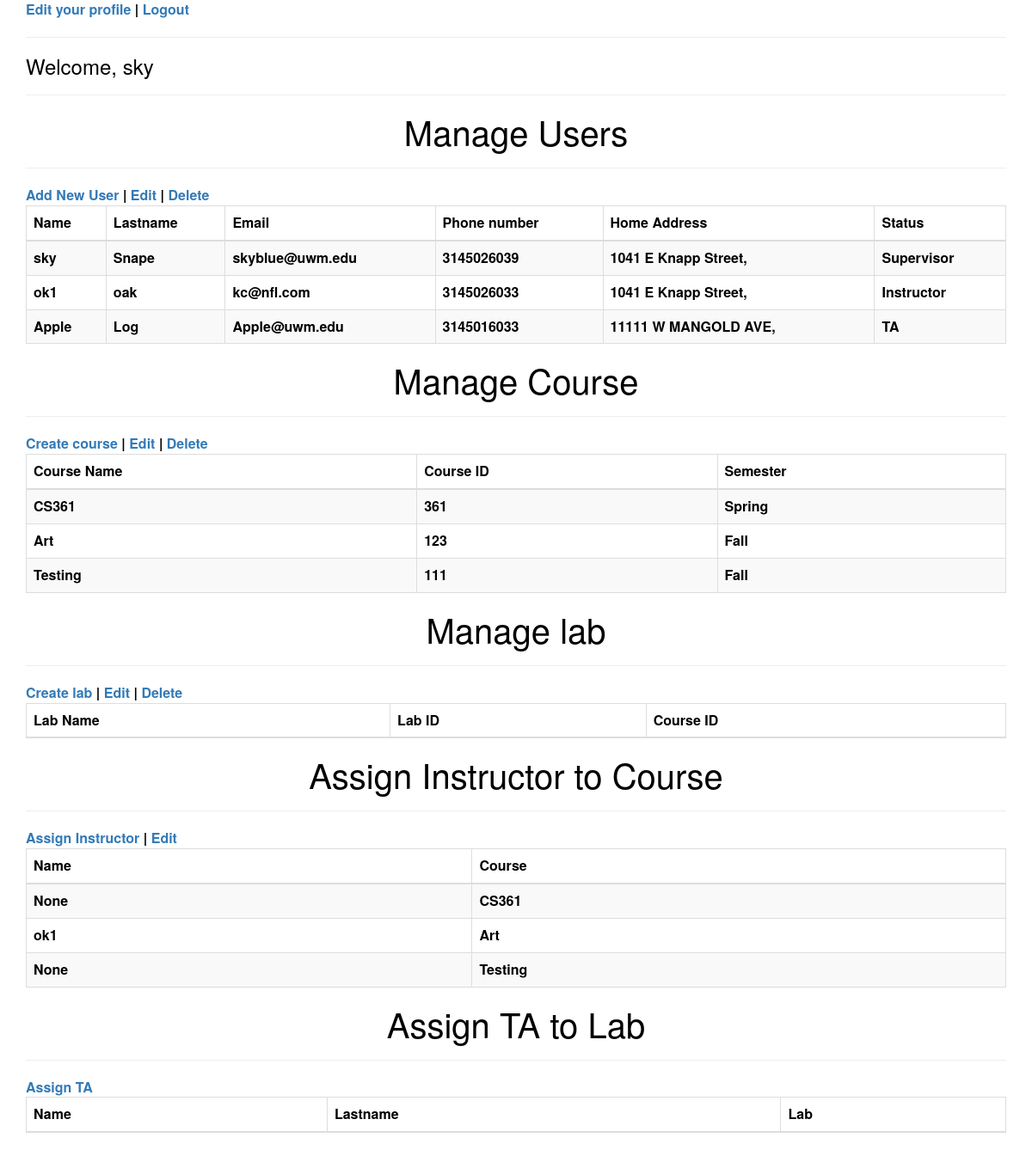
/supervisor/ (signed in), run on the app's committed database.
### TA_Scheduler/models.py (models this page shows)
class Account(models.Model):
    name = models.CharField(max_length=20, null=True)
    lastname = models.CharField(max_length=20, null=True)
    email = models.EmailField(max_length=254, null=True)
    phone_number = models.IntegerField(null=True)
    home_address = models.CharField(max_length=100, null=True)
    password = models.CharField(max_length=20, default="123")
    status = models.CharField(max_length=20, null=True)

class Course(models.Model):
    name = models.CharField(max_length=30)
    cId = models.IntegerField(null=True)
    semester = models.CharField(max_length=20, null=True)
    instructor_name = models.CharField(max_length=20, null=True)

### TA_Scheduler/views.py (the view)
# urls.py: path('supervisor/', AdminView.as_view(), name='supervisor'),
class AdminView(View):
    def get(self, request):
        return render(request, 'AdminP.html', {"accounts": Account.objects.all(),
                                               "courses": Course.objects.all(),
                                               "labs": Lab.objects.all(),
                                               "name": request.session.get("username")})

### templates/AdminP.html (shortened to what this page needs)
<!DOCTYPE html>
<html>
<head>
	<link rel="stylesheet" href="https://maxcdn.bootstrapcdn.com/bootstrap/3.3.5/css/bootstrap.min.css">
</head>
<body>
<div class="container">
	<a href="/edit_personal">Edit your profile</a> | <a href="/">Logout</a>
	<hr>
	<h3>Welcome, {{name}} </h3>
	<hr>
    <h4>Manage Users</h4>
	<hr>
	<a href="/newAccount">Add New User</a> | <a href="">Edit</a> | <a href="/delete_account">Delete</a>
	<table class="table class table-bordered table-striped table-hovered">
		<thead>
			<tr>
				<th>Name</th>
                <th>Lastname</th>
				<th>Email</th>
				<th>Phone number</th>
				<th>Home Address</th>
				<th>Status</th>
			</tr>
		</thead>
        <tbody>
            {%for user in accounts %}
            <tr>
				    <td>{{user.name}}</td>
				    <td>{{user.lastname }}</td>
				    <td>{{user.email}}</td>
				    <td>{{user.phone_number}}</td>
                    <td>{{user.home_address}}</td>
                    <td>{{user.status}}</td>
            </tr>
            {%endfor%}
        </tbody>
	</table>
    <h4>Manage Course</h4>
	<hr>
	<a href="/courses">Create course</a> | <a href="">Edit</a> | <a href="/delete_course">Delete</a>
	<table class="table class table-bordered table-striped table-hovered">
		<thead>
			<tr>
				<th>Course Name</th>
                <th>Course ID</th>
				<th>Semester</th>
			</tr>
		</thead>
		<tbody>
		{% for course in courses %}
			<tr>
                <td>{{course.name}}</td>
                <td>{{course.cId}}</td>
                <td>{{course.semester}}</td>
			</tr>
			{%endfor%}
		</tbody>
	</table>
    <h4>Manage lab</h4>
	<hr>
	<a href="/labs">Create lab</a> | <a href="">Edit</a> | <a href="">Delete</a>
	<table class="table class table-bordered table-striped table-hovered">
		<thead>
			<tr>
				<th>Lab Name</th>
                <th>Lab ID</th>
				<th>Course ID</th>
			</tr>
		</thead>
	</table>
    <h4>Assign Instructor to Course</h4>
	<hr>
	<a href="/assign_instructor_to_course">Assign Instructor</a> | <a href="">Edit</a>
	<table class="table class table-bordered table-striped table-hovered">
		<thead>
			<tr>
				<th>Name</th>
				<th>Course</th>
			</tr>
		</thead>
		<tbody>
		{% for course in courses %}
			<tr>
				<td>{{course.instructor_name}}</td>
				<td>{{course.name}}</td>
			</tr>
        {%endfor%}
		</tbody>
	</table>
    <h4>Assign TA to Lab</h4>
	<hr>
	<a href="/assign_ta_to_lab">Assign TA</a>
	<table class="table class table-bordered table-striped table-hovered">
		<thead>
			<tr>
				<th>Name</th>
                <th>Lastname</th>
				<th>Lab</th>
			</tr>
		</thead>
	</table>
</div>
</body>
</html>

### templates/AdminP.html (style rules this page uses)
body { color:black; font-size:16px; font-weight:bold; background-image: url("http://www.estidia.eu/wp-content/uploads/2018/04/Savin-NY-Website-Background-Web.jpg"); background-size:cover; }
h4 { text-align:center; font-size: 40px; }

### data on the page
Account: name "sky", lastname "Snape", email "skyblue@uwm.edu", phone_number "3145026039", home_address "1041 E Knapp Street,", status "Supervisor"
Account: name "ok1", lastname "oak", email "kc@nfl.com", phone_number "3145026033", home_address "1041 E Knapp Street,", status "Instructor"
Account: name "Apple", lastname "Log", email "Apple@uwm.edu", phone_number "3145016033", home_address "11111 W MANGOLD AVE,", status "TA"
Course: name "CS361", cId "361", semester "Spring", instructor_name "None"
Course: name "Art", cId "123", semester "Fall", instructor_name "ok1"
Course: name "Testing", cId "111", semester "Fall", instructor_name "None"
